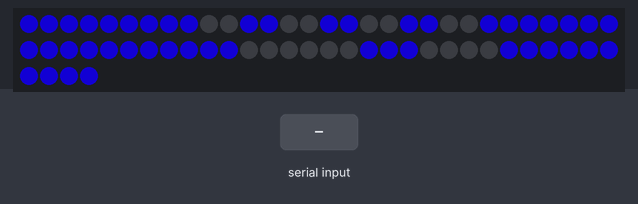
This program was run on a simulated Arduino Uno, built with avr-gcc and run on an emulated ATmega328P. Shown: 64 RGB LEDs in strip order, left to right, continuing on the next row. The inputs (shaded band) are chosen by the test bench. Dim RGB values are drawn brighter than linear.

Above: at 1.2 s.
1.3 s: byte 32 (' ') received over Serial
At 1.67 s:
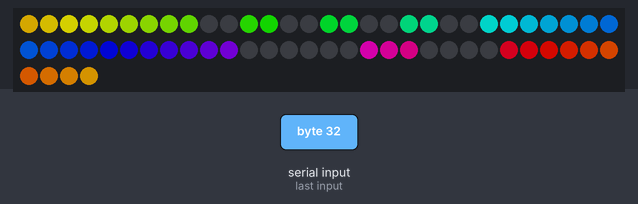
3.9 s: "-" received over Serial
At 5.02 s:
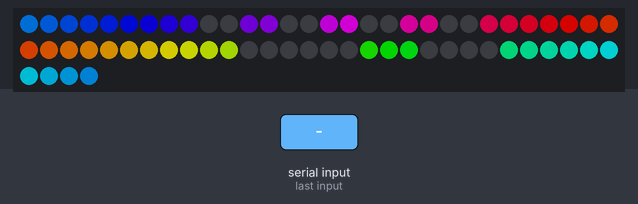
6.9 s: "+" received over Serial
At 7.15 s:
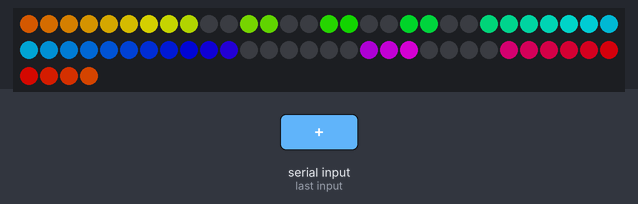
9.7 s: "d" received over Serial
At 11.69 s:
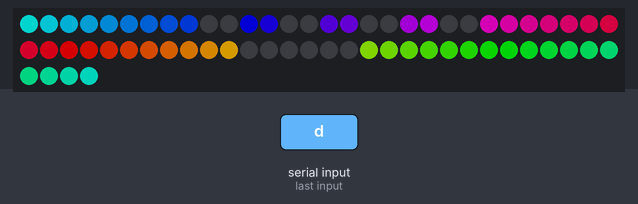
12.7 s: "a" received over Serial
At 12.9 s:
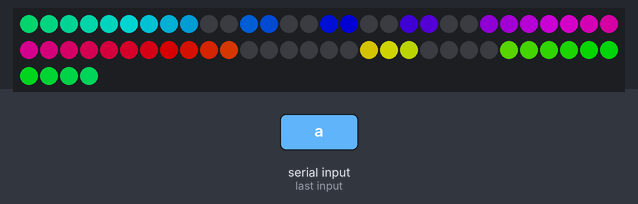
15.1 s: byte 32 (' ') received over Serial
At 15.33 s:
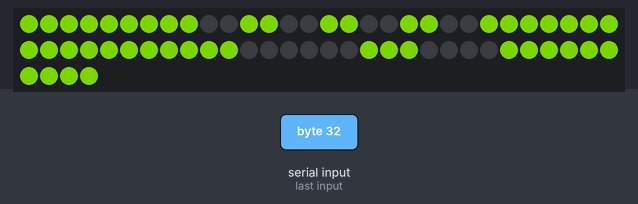

Measured:
- after the input at 1.3 s, the LEDs: change after 0.22 s (image 1)
- after the input at 12.7 s, the LEDs: change after 0.05 s (image 5)
- after the input at 15.1 s, the LEDs: change after 0.09 s (image 6)

The program:

main.cpp
```cpp
#include <Arduino.h>
#include <Adafruit_NeoPixel.h>
// #include <led_operations.h>

#define PIN 5
#define LEDS_NUMBER 64
#define BRIGHTNESS 0x80
#define SATURATION 0xFF
#define DEFAULT_COLOR_SHIFT 0xF0

Adafruit_NeoPixel leds(LEDS_NUMBER, PIN, NEO_GRB + NEO_KHZ800);
uint16_t colorr = 0;
uint8_t shapes[][18] = {
    {9, 10, 13, 14, 17, 18, 21, 22, 41, 42, 43, 44, 45, 46, 50, 51, 52, 53},
    {17, 18, 21, 22, 34, 35, 36, 37, 41, 42, 43, 44, 45, 46, 50, 51, 52, 53},
    {9, 10, 13, 14, 17, 18, 21, 22, 41, 42, 43, 44, 45, 46},
    {17, 18, 21, 22, 41, 42, 43, 44, 45, 46}};
uint8_t *blacks = shapes[0];
uint8_t blacksSize = 18;
bool mode = 0;
unsigned char colorShift = DEFAULT_COLOR_SHIFT;

void setup()
{
  leds.begin();
  leds.clear();
  Serial.begin(9600);
}

void loop()
{
  switch (Serial.read())
  {
  case ' ': // cambia modalità (colore fisso o arcobaleno)
    mode ^= 1;
    break;

  case '+': // aumenta velocità
    colorShift += 0x10;
    break;

  case '-': // diminuisce velocità
    colorShift -= 0x10;
    break;

  case 'a':
    blacks = shapes[0];
    blacksSize = 18;
    break;

  case 's':
    blacks = shapes[1];
    blacksSize = 18;
    break;

  case 'd':
    blacks = shapes[2];
    blacksSize = 14;
    break;

  case 'f':
    blacks = shapes[3];
    blacksSize = 10;
    break;
  }

  for (uint8_t i = 0; i < LEDS_NUMBER; i++)
  {
    bool nero = 0;
    uint16_t sfumatura = colorr + (i * 65536L / LEDS_NUMBER);
    for (uint8_t j = 0; j < blacksSize; j++)
      if (i == blacks[j])
      {
        nero = 1;
        break;
      }
    leds.setPixelColor(i, leds.ColorHSV(mode ? sfumatura : colorr, SATURATION, nero ? 0x0 : BRIGHTNESS));
  }

  colorr += colorShift;
  leds.show();

  if (colorr >= 0xFFFF)
    colorr = 0;
}
```
